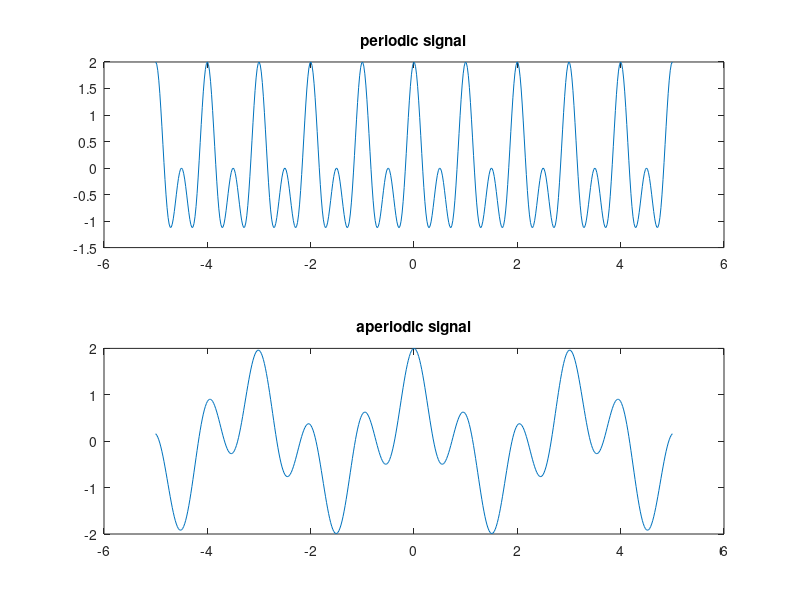

MATLAB code to generate this figure:
%Generation of signal
clc;
close all;
clear all;
t = linspace(-5,5,500);
x= cos(2*pi*t)+cos(4*pi*t);
y= cos(2*pi*t)+cos(2*t);
subplot(211);
plot(t,x)
title('periodic signal');
subplot(212);
plot(t,y)
title('aperiodic signal');
